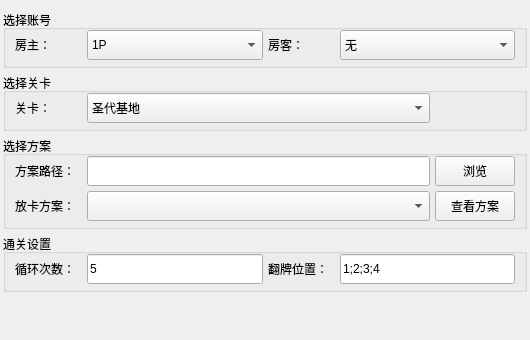
<?xml version="1.0" encoding="UTF-8"?>
<ui version="4.0">
 <class>VolcanicRelicParam</class>
 <widget class="QWidget" name="VolcanicRelicParam">
  <property name="geometry">
   <rect>
    <x>0</x>
    <y>0</y>
    <width>530</width>
    <height>340</height>
   </rect>
  </property>
  <property name="windowTitle">
   <string>Form</string>
  </property>
  <layout class="QVBoxLayout" name="verticalLayout_top">
   <property name="spacing">
    <number>5</number>
   </property>
   <property name="leftMargin">
    <number>3</number>
   </property>
   <property name="topMargin">
    <number>10</number>
   </property>
   <property name="rightMargin">
    <number>3</number>
   </property>
   <property name="bottomMargin">
    <number>3</number>
   </property>
   <item>
    <widget class="QGroupBox" name="groupBox_select_players">
     <property name="title">
      <string>选择账号</string>
     </property>
     <layout class="QHBoxLayout" name="horizontalLayout_select_player">
      <property name="spacing">
       <number>5</number>
      </property>
      <property name="topMargin">
       <number>0</number>
      </property>
      <property name="bottomMargin">
       <number>5</number>
      </property>
      <item>
       <widget class="QLabel" name="label_select_1p">
        <property name="maximumSize">
         <size>
          <width>67</width>
          <height>16777215</height>
         </size>
        </property>
        <property name="text">
         <string>房主：</string>
        </property>
       </widget>
      </item>
      <item>
       <widget class="QComboBox" name="comboBox_select_1p">
        <property name="minimumSize">
         <size>
          <width>0</width>
          <height>30</height>
         </size>
        </property>
        <item>
         <property name="text">
          <string>1P</string>
         </property>
        </item>
        <item>
         <property name="text">
          <string>2P</string>
         </property>
        </item>
       </widget>
      </item>
      <item>
       <widget class="QLabel" name="label_select_2p">
        <property name="maximumSize">
         <size>
          <width>67</width>
          <height>16777215</height>
         </size>
        </property>
        <property name="text">
         <string>房客：</string>
        </property>
       </widget>
      </item>
      <item>
       <widget class="QComboBox" name="comboBox_select_2p">
        <property name="minimumSize">
         <size>
          <width>0</width>
          <height>30</height>
         </size>
        </property>
        <item>
         <property name="text">
          <string>无</string>
         </property>
        </item>
        <item>
         <property name="text">
          <string>1P</string>
         </property>
        </item>
        <item>
         <property name="text">
          <string>2P</string>
         </property>
        </item>
       </widget>
      </item>
     </layout>
    </widget>
   </item>
   <item>
    <widget class="QGroupBox" name="groupBox_select_level">
     <property name="maximumSize">
      <size>
       <width>16777215</width>
       <height>60</height>
      </size>
     </property>
     <property name="title">
      <string>选择关卡</string>
     </property>
     <layout class="QHBoxLayout" name="horizontalLayout_select_level" stretch="1,2,0">
      <property name="spacing">
       <number>5</number>
      </property>
      <property name="leftMargin">
       <number>9</number>
      </property>
      <property name="topMargin">
       <number>0</number>
      </property>
      <property name="bottomMargin">
       <number>5</number>
      </property>
      <item>
       <widget class="QLabel" name="label_level">
        <property name="maximumSize">
         <size>
          <width>67</width>
          <height>16777215</height>
         </size>
        </property>
        <property name="text">
         <string>关卡：</string>
        </property>
       </widget>
      </item>
      <item>
       <widget class="QComboBox" name="comboBox_level">
        <property name="minimumSize">
         <size>
          <width>0</width>
          <height>30</height>
         </size>
        </property>
        <property name="currentIndex">
         <number>5</number>
        </property>
        <item>
         <property name="text">
          <string>果仁瀑布</string>
         </property>
        </item>
        <item>
         <property name="text">
          <string>榛子瀑布</string>
         </property>
        </item>
        <item>
         <property name="text">
          <string>蓝莓丛林</string>
         </property>
        </item>
        <item>
         <property name="text">
          <string>黑提丛林</string>
         </property>
        </item>
        <item>
         <property name="text">
          <string>奶昔基地</string>
         </property>
        </item>
        <item>
         <property name="text">
          <string>圣代基地</string>
         </property>
        </item>
       </widget>
      </item>
      <item>
       <spacer name="horizontalSpacer">
        <property name="orientation">
         <enum>Qt::Horizontal</enum>
        </property>
        <property name="sizeHint" stdset="0">
         <size>
          <width>85</width>
          <height>20</height>
         </size>
        </property>
       </spacer>
      </item>
     </layout>
    </widget>
   </item>
   <item>
    <widget class="QGroupBox" name="groupBox_select_plan">
     <property name="title">
      <string>选择方案</string>
     </property>
     <layout class="QGridLayout" name="gridLayout_select_plan">
      <property name="topMargin">
       <number>0</number>
      </property>
      <property name="bottomMargin">
       <number>5</number>
      </property>
      <property name="spacing">
       <number>5</number>
      </property>
      <item row="0" column="0">
       <widget class="QLabel" name="label_plan_path">
        <property name="minimumSize">
         <size>
          <width>67</width>
          <height>0</height>
         </size>
        </property>
        <property name="maximumSize">
         <size>
          <width>67</width>
          <height>30</height>
         </size>
        </property>
        <property name="text">
         <string>方案路径：</string>
        </property>
       </widget>
      </item>
      <item row="0" column="1">
       <widget class="QLineEdit" name="lineEdit_plan_path">
        <property name="minimumSize">
         <size>
          <width>0</width>
          <height>30</height>
         </size>
        </property>
       </widget>
      </item>
      <item row="0" column="2">
       <widget class="QPushButton" name="pushButton_plan_path">
        <property name="minimumSize">
         <size>
          <width>80</width>
          <height>30</height>
         </size>
        </property>
        <property name="maximumSize">
         <size>
          <width>80</width>
          <height>30</height>
         </size>
        </property>
        <property name="text">
         <string>浏览</string>
        </property>
       </widget>
      </item>
      <item row="1" column="0">
       <widget class="QLabel" name="label_1p_plan">
        <property name="maximumSize">
         <size>
          <width>67</width>
          <height>30</height>
         </size>
        </property>
        <property name="text">
         <string>放卡方案：</string>
        </property>
       </widget>
      </item>
      <item row="1" column="1">
       <widget class="QComboBox" name="comboBox_1p_plan">
        <property name="minimumSize">
         <size>
          <width>0</width>
          <height>30</height>
         </size>
        </property>
       </widget>
      </item>
      <item row="1" column="2">
       <widget class="QPushButton" name="pushButton_view_plan">
        <property name="minimumSize">
         <size>
          <width>80</width>
          <height>30</height>
         </size>
        </property>
        <property name="maximumSize">
         <size>
          <width>80</width>
          <height>30</height>
         </size>
        </property>
        <property name="text">
         <string>查看方案</string>
        </property>
       </widget>
      </item>
     </layout>
    </widget>
   </item>
   <item>
    <widget class="QGroupBox" name="groupBox_level_setting">
     <property name="maximumSize">
      <size>
       <width>16777215</width>
       <height>90</height>
      </size>
     </property>
     <property name="title">
      <string>通关设置</string>
     </property>
     <layout class="QHBoxLayout" name="horizontalLayout">
      <property name="spacing">
       <number>5</number>
      </property>
      <property name="topMargin">
       <number>0</number>
      </property>
      <property name="bottomMargin">
       <number>5</number>
      </property>
      <item>
       <widget class="QLabel" name="label_loop_count">
        <property name="minimumSize">
         <size>
          <width>67</width>
          <height>0</height>
         </size>
        </property>
        <property name="text">
         <string>循环次数：</string>
        </property>
       </widget>
      </item>
      <item>
       <widget class="QLineEdit" name="lineEdit_loop_count">
        <property name="minimumSize">
         <size>
          <width>0</width>
          <height>30</height>
         </size>
        </property>
        <property name="text">
         <string>5</string>
        </property>
       </widget>
      </item>
      <item>
       <widget class="QLabel" name="label_flop_pos">
        <property name="minimumSize">
         <size>
          <width>67</width>
          <height>0</height>
         </size>
        </property>
        <property name="text">
         <string>翻牌位置：</string>
        </property>
       </widget>
      </item>
      <item>
       <widget class="QLineEdit" name="lineEdit_flop_pos">
        <property name="minimumSize">
         <size>
          <width>0</width>
          <height>30</height>
         </size>
        </property>
        <property name="text">
         <string>1;2;3;4</string>
        </property>
       </widget>
      </item>
     </layout>
    </widget>
   </item>
   <item>
    <spacer name="verticalSpacer">
     <property name="orientation">
      <enum>Qt::Vertical</enum>
     </property>
     <property name="sizeHint" stdset="0">
      <size>
       <width>20</width>
       <height>135</height>
      </size>
     </property>
    </spacer>
   </item>
  </layout>
 </widget>
 <resources/>
 <connections/>
</ui>
